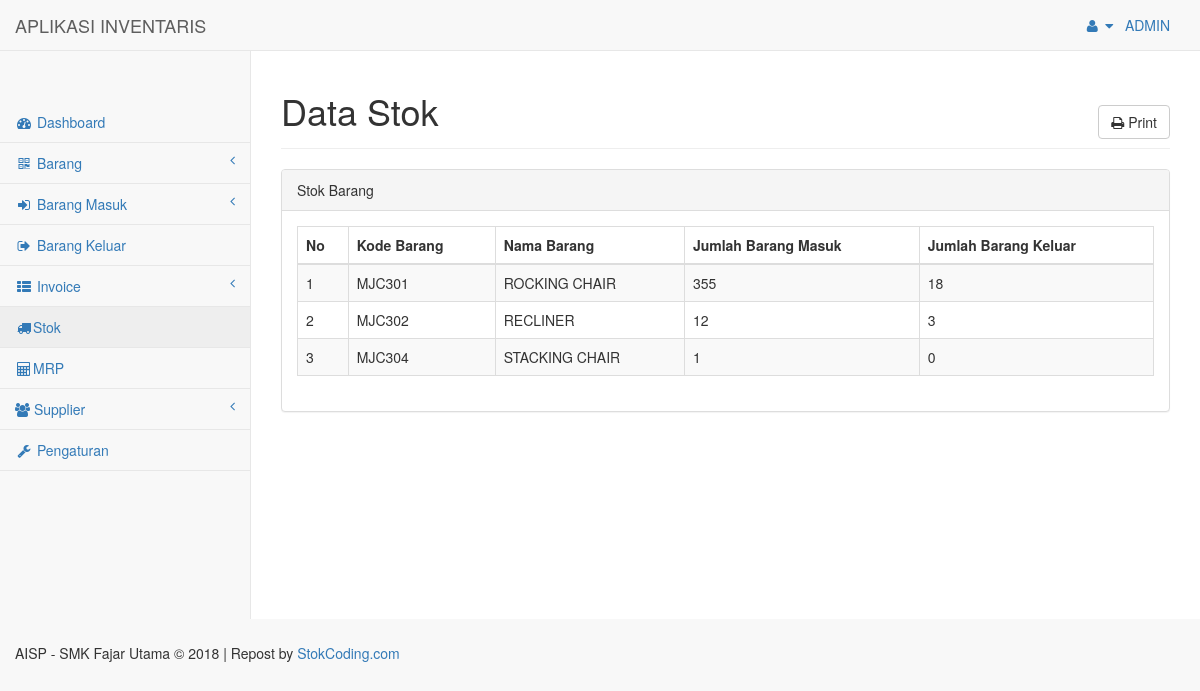
Before: /index.php?page=datastok (signed in) with the older database file.
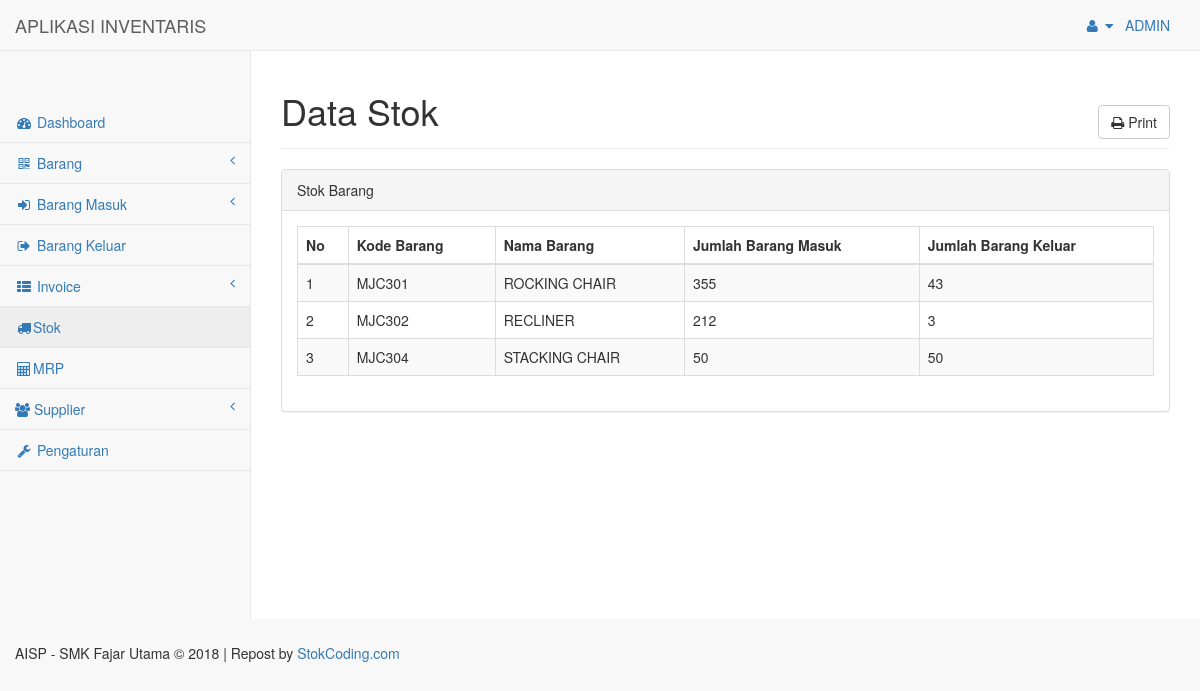
After: the same page with the newer database file.
### tables this page shows
CREATE TABLE `tbl_stok` (
  `id_stok` int NOT NULL,
  `kode_barang` varchar(8) NOT NULL,
  `nama_barang` varchar(30) NOT NULL,
  `jml_barangmasuk` int NOT NULL,
  `jml_barangkeluar` int NOT NULL,
  `total_barang` int NOT NULL
);

### config/Class_Stok.php (called while the page is built)
<?php
class Class_Stok
{
   function tampil_data()
    {
        include("config.php");
        $sql = "select * from tbl_barang a inner join tbl_stok c on a.kode_barang=c.kode_barang
 ORDER BY a.nama_barang ASC";
        $data = mysqli_query($conn,$sql);
        $data1 = mysqli_num_rows($data);
        if ($data1 == 0) {
            echo "<div class='alert alert-danger'>Tidak ada data</div>";
        }
        else{
            while ($d=mysqli_fetch_assoc($data)) {
                $hasil[] = $d;
            }
            return $hasil;
        }
    }
}
 ?>

### stok/data_stok.php (the view, shortened to what this page needs)
<div class="row">
    <div class="col-lg-12">
        <div class="page-header">
            <h1>Data Stok</h1>
            <div class="text-right" style="margin-top: -4%;">
                <a href="stok/cetak_stok.php" target="_blank" class="btn btn-default "><i class="fa fa-print "></i> Print </a>
            </div>
        </div>
    </div>
</div>
<div class="row">
    <div class="col-lg-12">
        <div class="panel panel-default">
            <div class="panel-heading">
                Stok Barang
            </div>
            <div class="panel-body">
                <table width="100%" class="table table-striped table-bordered table-hover" cellpadding="0" cellspacing="0" id="dataTables-example">
                    <thead>
                        <tr>
                            <th>No</th>
                            <th>Kode Barang</th>
                            <th>Nama Barang</th>
                            <th>Jumlah Barang Masuk</th>
                            <th>Jumlah Barang Keluar</th>
                        </tr>
                    </thead>
                    <tbody>
                        <?php
                        $no = 1;
                        if (is_array($st->tampil_data()) && count($st->tampil_data()) > 0) {
                            foreach ($st->tampil_data() as $row) {
                        ?>
                                <tr>
                                    <td><?= $no++ ?></td>
                                    <td><?= $row['kode_barang'] ?></td>
                                    <td><?= $row['nama_barang'] ?></td>
                                    <td><?= $row['jml_barangmasuk'] ?></td>
                                    <td><?= $row['jml_barangkeluar'] ?></td>
                                </tr>
                        <?php }
                        } ?>
                    </tbody>
                </table>
            </div>
        </div>
    </div>
</div>

Changed rows visible on the page:
changed tbl_stok "MJC301": jml_barangkeluar "18" → "43"
changed tbl_stok "MJC302": jml_barangmasuk "12" → "212"
changed tbl_stok "MJC304": jml_barangmasuk "1" → "50"; jml_barangkeluar "0" → "50"
